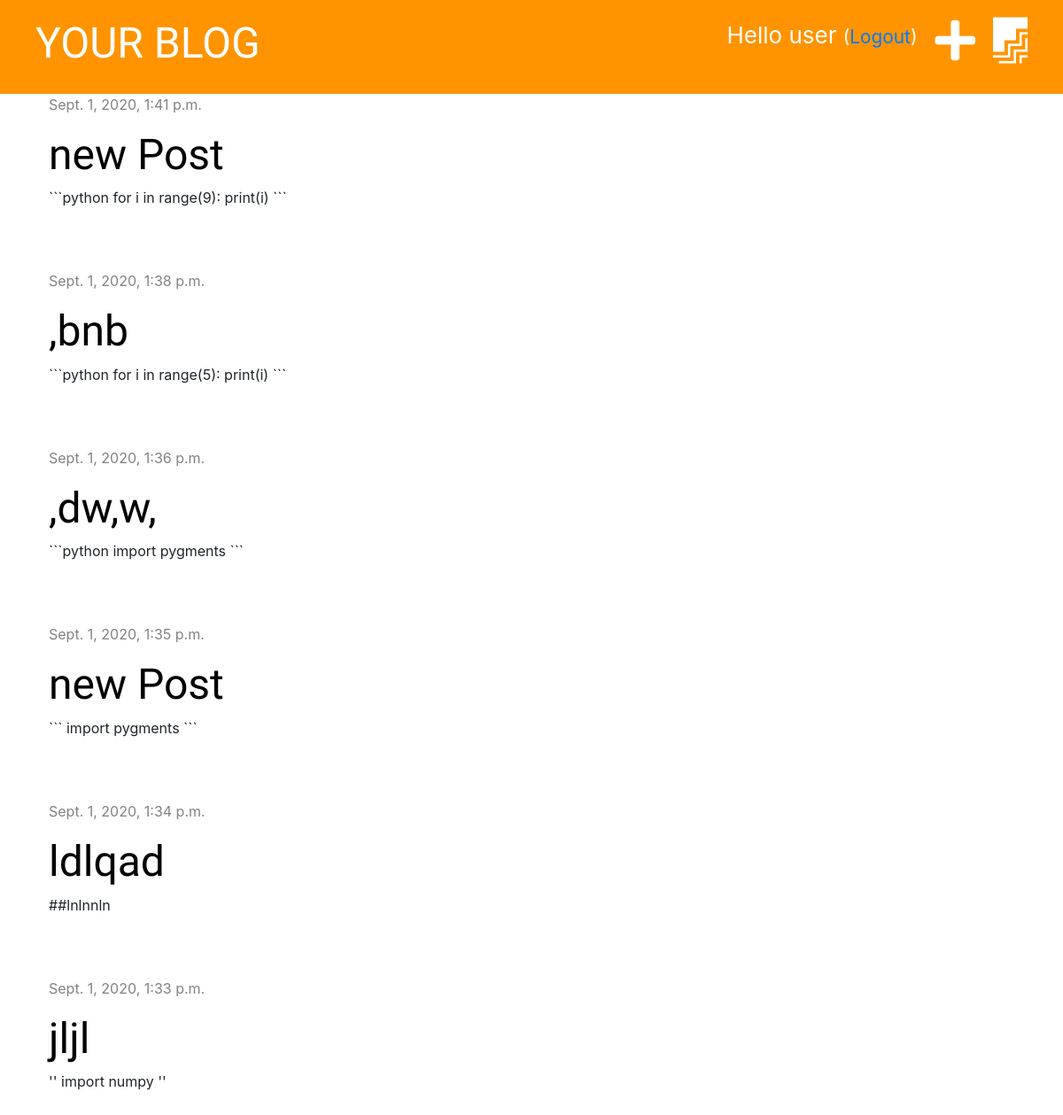
Page /drafts/ (signed in) on the committed database.
### blog/models.py (models this page shows, shortened)
class Post(models.Model):
    author = models.ForeignKey('auth.User', on_delete=models.CASCADE)
    title = models.CharField(max_length=200)
    text = models.TextField()
    created_date = models.DateTimeField(default=timezone.now)
    published_date = models.DateTimeField(blank=True, null=True)

### blog/views.py (the view)
# urls.py: path('drafts/', views.post_draft_list, name='post_draft_list'),
@login_required()
def post_draft_list(request):
    posts = Post.objects.filter(published_date__isnull=True).order_by('-created_date')
    stuff_for_frontend = {'posts': posts}
    return render(request, 'blog/post_draft_list.html', stuff_for_frontend)

### blog/templates/blog/post_draft_list.html (shortened to what this page needs)
{% extends 'blog/base.html' %}
{% block content %}
    {% for post in posts %}
        <div class="post">
            <div class="date">
                <p>{{ post.created_date }}</p>
            </div>
            <h1><a href="{% url "post_detail" pk=post.pk %}">{{ post.title }}</a></h1>
            <p>{{ post.text|truncatechars:50 }}</p>
        </div>
{% endfor %}
{% endblock %}

### blog/templates/blog/base.html (shortened to what this page needs)
{% load static %}
<!doctype html>
<html>
<head>
    <link href="https://stackpath.bootstrapcdn.com/bootstrap/4.5.2/css/bootstrap.min.css" rel="stylesheet">
    <link href="{% static 'css/zenburn.css' %}" rel="stylesheet">
    <link href="{% static 'css/blog.css' %}" rel="stylesheet">
    <link href="https://use.fontawesome.com/releases/v5.14.0/css/all.css" rel="stylesheet"></head>
<body>
    <div class="page-header">
        {% if user.is_authenticated %}
            <a href="{% url "post_draft_list" %}" class="top-menu"><i class="fab fa-firstdraft fa-2x" style="color:white"></i></a>
            <a href="{% url "post_new" %}" class="top-menu"><i class="fas fa-plus fa-2x" style="color:white"></i></a>
        <p class="top-menu">Hello {{ user.username }} <small>(<a href="{% url 'logout' %}">Logout</a>)</small></p>
        {% else %}
            <a href="{% url "login" %}" class="top-menu"><i class="fas fa-sign-in-alt fa-2x"></i></a>
        {% endif %}
        <h1><a href="{% url "post_list" %}">YOUR BLOG</a></h1>
    </div>
    <div class="content container">
        <div class="row">
            <div class="col-md-8">
                {% block content %}
                {% endblock %}
            </div>
        </div>
    </div>
</body>
</html>

### blog/static/css/blog.css (style rules this page uses)
.page-header { background-color: #ff9400; margin-top: 0; padding: 20px 20px 20px 40px; }
.page-header h1, .page-header h1 a { color: #ffffff; font-size: 36pt; text-decoration: none; }
.content { margin-left: 40px; }
h1, h2, h3, h4 { font-family: 'Tangerine', 'Inconsolata', 'Droid Sans', 'serif'; font-size: 48px; }
.date { color: #828282; }
.post { margin-bottom: 70px; }
.post h1 a { color: black; }
.top-menu, .top-menu:hover { color: white; float: right; font-size: 26px; margin-right: 20px; }

### rows in the picture
Post: created_date "Sept. 1, 2020, 1:41 p.m.", title "new Post", text "```python for i in range(9): print(i) ```"
Post: created_date "Sept. 1, 2020, 1:38 p.m.", title ",bnb", text "```python for i in range(5): print(i) ```"
Post: created_date "Sept. 1, 2020, 1:36 p.m.", title ",dw,w,", text "```python import pygments ```"
Post: created_date "Sept. 1, 2020, 1:35 p.m.", title "new Post", text "``` import pygments ```"
Post: created_date "Sept. 1, 2020, 1:34 p.m.", title "ldlqad", text "##lnlnnln"
Post: created_date "Sept. 1, 2020, 1:33 p.m.", title "jljl", text "'' import numpy ''"

### other values in the picture
{{ user.username }} "user"
